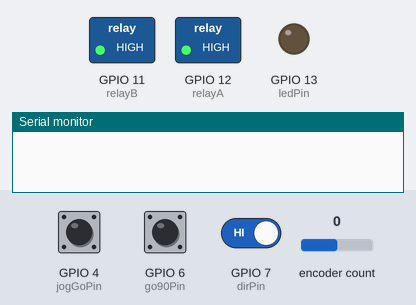
Recording of a sketch running on a simulated ESP32-S3. Shown: switched loads named in the sketch (green lamp = pin HIGH), output pins drawn as LEDs (lit = HIGH), the last lines printed to the serial monitor. The inputs (shaded band) are chosen by the test bench; at power-on: GPIO 4 (jogGoPin) HIGH, encoder count 0, GPIO 7 (dirPin) HIGH, GPIO 6 (go90Pin) HIGH.

Above: at 1.2 s.
1.3 s: GPIO 4 (jogGoPin) pulled LOW for 0.15 s
At 2.5 s:
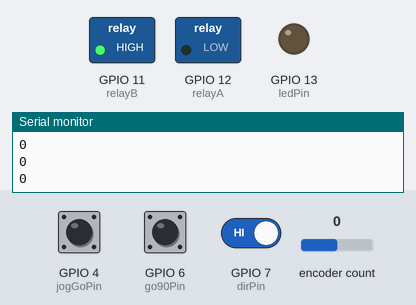
2.9 s: encoder count set to 1
At 3.8 s:
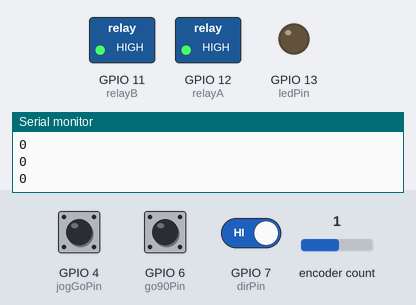
4.4 s: GPIO 4 (jogGoPin) pulled LOW for 1 s
At 5.0 s:
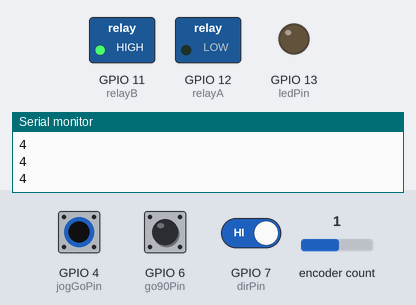
6.9 s: GPIO 4 (jogGoPin) driven LOW and GPIO 7 (dirPin) driven LOW
At 8.1 s:
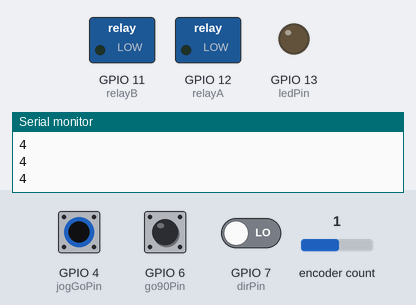
Timing chart, 0 to 9.4 s (numbered marks = the images above; inputs shaded):
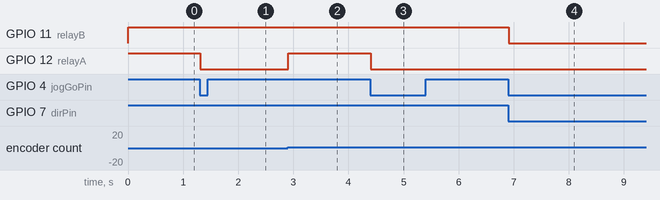

Measured:
- after the input at 1.3 s, GPIO 12 (relayA): HIGH → LOW at once
- after the input at 2.9 s, GPIO 12 (relayA): LOW → HIGH at once
- after the input at 4.4 s, GPIO 12 (relayA): HIGH → LOW at once
- after the input at 6.9 s, GPIO 11 (relayB): HIGH → LOW at once

The sketch:

rotation_stage_ArduinoNanoEvery.ino
```cpp
/* Run the SHIELDS rotation stage with Arduino EVERY
*/
#define ENCODER_DO_NOT_USE_INTERRUPTS
#include <Encoder.h>

const int ledPin = 13;    // pin 29 on the B3 LO controller and the V1.5 B1B2 controller
const int relayA = 12;    // relay on + side of motor
const int relayB = 11;    // relay on - side of motor

const int encA = 2;       // encoder A input
const int encB = 3;       // encoder B input

const int dirPin = 7;       // direction pin
const int jogGoPin = 4;     // pull low to manually move forward
const int go90Pin = 6 ;     // go 90 degrees forward

long encPos = 0 ;
long desired = 0 ;
//long degree90 = 250000 ;    // number of steps in 90 degrees of rotation
long degree90 = 9000;
byte mode = 0 ;

// Mode
// 0 = stopped and we don't know where
// 1 = moving forward 90 degrees
// 2 = stopped at 90 degrees fwd
// 3 = moving backward 90 degrees
// 4 = stopped at 90 degrees back
// 5 = moving forward manually
// 6 = moving backward manually

Encoder preSelect(encA, encB) ;

// Runs Once at Start
void setup() {
  // initialize the digital pin as an output.
  pinMode(ledPin, OUTPUT);
  pinMode(relayA, OUTPUT) ;
  digitalWrite(relayA, HIGH) ;
  pinMode(relayB, OUTPUT) ;
  digitalWrite(relayB, HIGH) ;

  pinMode(encA, INPUT) ;
  pinMode(encB, INPUT) ;

  pinMode(dirPin, INPUT_PULLUP);
  pinMode(jogGoPin, INPUT_PULLUP) ;
  pinMode(go90Pin, INPUT_PULLUP) ;

  preSelect.write(0);
  Serial.begin(9600);
}


// Runs Continuously
void loop() {
  // Encoder
  long curPos ;
  static int counter;
  curPos = preSelect.read() ;
  // read the encoder
  #ifdef DEBUG
  if (curPos != encPos) {
    if (++counter % 100 == 0) {
      Serial.println(curPos) ;
      counter = 0 ;
    }
    encPos = curPos ;
  }
  #else
  encPos = curPos ;
  #endif

  // Check Jog Forwards (+) //
  if (!digitalRead(jogGoPin) && digitalRead(dirPin)) {
    mode = 5 ;
    desired = encPos + 1 ;
//    Serial.println("+++JOG+++");
//    Serial.print("Desired: ");
//    Serial.println(desired);
//    Serial.print("encPos: ");
//    Serial.println(encPos);
  }
  // Check Jog Backwards (-) //
  else if (!digitalRead(jogGoPin) && !digitalRead(dirPin)) {
    mode = 6 ;
    desired = encPos - 1 ;
//    Serial.println("---JOG---");
//    Serial.print("Desired: ");
//    Serial.println(desired);
//    Serial.print("encPos: ");
//    Serial.println(encPos);
  }
  // Check go 90 Forwards (+) //
  // only valid if we are 90 degrees back or mode 0
  else if ((!digitalRead(go90Pin) && digitalRead(dirPin)) && ((mode == 0) || (mode == 4))) {
    mode = 1 ;
    desired = encPos + degree90 ;
    Serial.println("+++90+++");
    delay(10);
  }
  // Check go 90 Backwards (-) //
  //  only valid if we are 90 degrees forward or mode 0
  else if ((!digitalRead(go90Pin) && !digitalRead(dirPin)) && ((mode == 0) || (mode == 2))) {
    mode = 3 ;
    desired = encPos - degree90 ;
    Serial.println("---90---");
    delay(10);
  }


  // Execute Movement //
  if ((mode == 1) || (mode == 5)) {   // are we moving forward?
    if (encPos < desired) {           // have we gone far enough?
      digitalWrite(relayA, LOW) ;     // no, keep going
//      Serial.println(encPos);
      Serial.println(curPos);
    }
    else {
      digitalWrite(relayA, HIGH) ;    // yes - stop
      switch(mode) {
        case 1:
          mode = 2 ;    // done going 90 forward
          break ;
        case 5:
          mode = 0 ;    // done moving manually forwqard
          break ;
      }
    }
  }
  else if ((mode == 3) || (mode == 6)) {  // are we moving backward?
    if (encPos > desired) {               // have we gone far enough?
      digitalWrite(relayB, LOW) ;         // no - keep going
//      Serial.println(encPos);
      Serial.println(curPos);
    }
    else {
      digitalWrite(relayB, HIGH) ;        // yes - stop
      switch(mode) {
        case 3:
          mode = 4 ;                      // done going 90 back
          break ;
        case 6:
          mode = 0 ;                      // done with manual back
          break ;
      }
    }
  }
  delay(10);
  // else do nothing - BAD PROGRAMMING ALERT: probably a LOT of unhandled cases here
}
```
